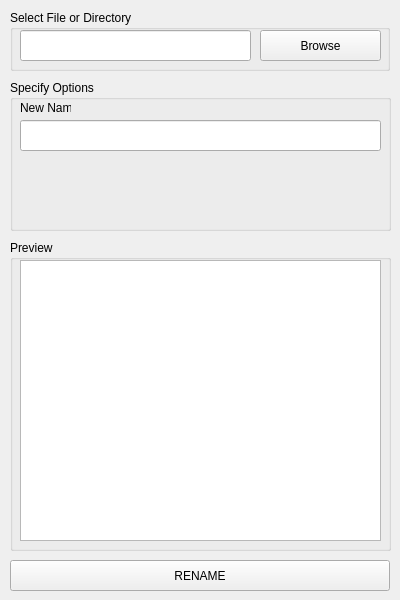
<?xml version="1.0" encoding="UTF-8"?>
<ui version="4.0">
 <class>MainWindow</class>
 <widget class="QMainWindow" name="MainWindow">
  <property name="geometry">
   <rect>
    <x>0</x>
    <y>0</y>
    <width>400</width>
    <height>600</height>
   </rect>
  </property>
  <property name="windowTitle">
   <string>deedPoll</string>
  </property>
  <widget class="QWidget" name="centralwidget">
   <widget class="QGroupBox" name="fileBox">
    <property name="geometry">
     <rect>
      <x>10</x>
      <y>10</y>
      <width>380</width>
      <height>61</height>
     </rect>
    </property>
    <property name="title">
     <string>Select File or Directory</string>
    </property>
    <widget class="QPushButton" name="browseButton">
     <property name="geometry">
      <rect>
       <x>250</x>
       <y>20</y>
       <width>121</width>
       <height>31</height>
      </rect>
     </property>
     <property name="text">
      <string>Browse</string>
     </property>
    </widget>
    <widget class="QLineEdit" name="fileInput">
     <property name="geometry">
      <rect>
       <x>10</x>
       <y>20</y>
       <width>231</width>
       <height>31</height>
      </rect>
     </property>
    </widget>
   </widget>
   <widget class="QGroupBox" name="groupBox">
    <property name="geometry">
     <rect>
      <x>10</x>
      <y>80</y>
      <width>381</width>
      <height>151</height>
     </rect>
    </property>
    <property name="title">
     <string>Specify Options</string>
    </property>
    <widget class="QLabel" name="label">
     <property name="geometry">
      <rect>
       <x>10</x>
       <y>20</y>
       <width>51</width>
       <height>16</height>
      </rect>
     </property>
     <property name="text">
      <string>New Name</string>
     </property>
    </widget>
    <widget class="QLineEdit" name="newName">
     <property name="geometry">
      <rect>
       <x>10</x>
       <y>40</y>
       <width>361</width>
       <height>31</height>
      </rect>
     </property>
    </widget>
   </widget>
   <widget class="QGroupBox" name="groupBox_2">
    <property name="geometry">
     <rect>
      <x>10</x>
      <y>240</y>
      <width>381</width>
      <height>311</height>
     </rect>
    </property>
    <property name="title">
     <string>Preview</string>
    </property>
    <widget class="QListView" name="previewList">
     <property name="geometry">
      <rect>
       <x>10</x>
       <y>20</y>
       <width>361</width>
       <height>281</height>
      </rect>
     </property>
    </widget>
   </widget>
   <widget class="QPushButton" name="renameButton">
    <property name="geometry">
     <rect>
      <x>10</x>
      <y>560</y>
      <width>380</width>
      <height>31</height>
     </rect>
    </property>
    <property name="text">
     <string>RENAME</string>
    </property>
   </widget>
  </widget>
 </widget>
 <resources/>
 <connections/>
</ui>
